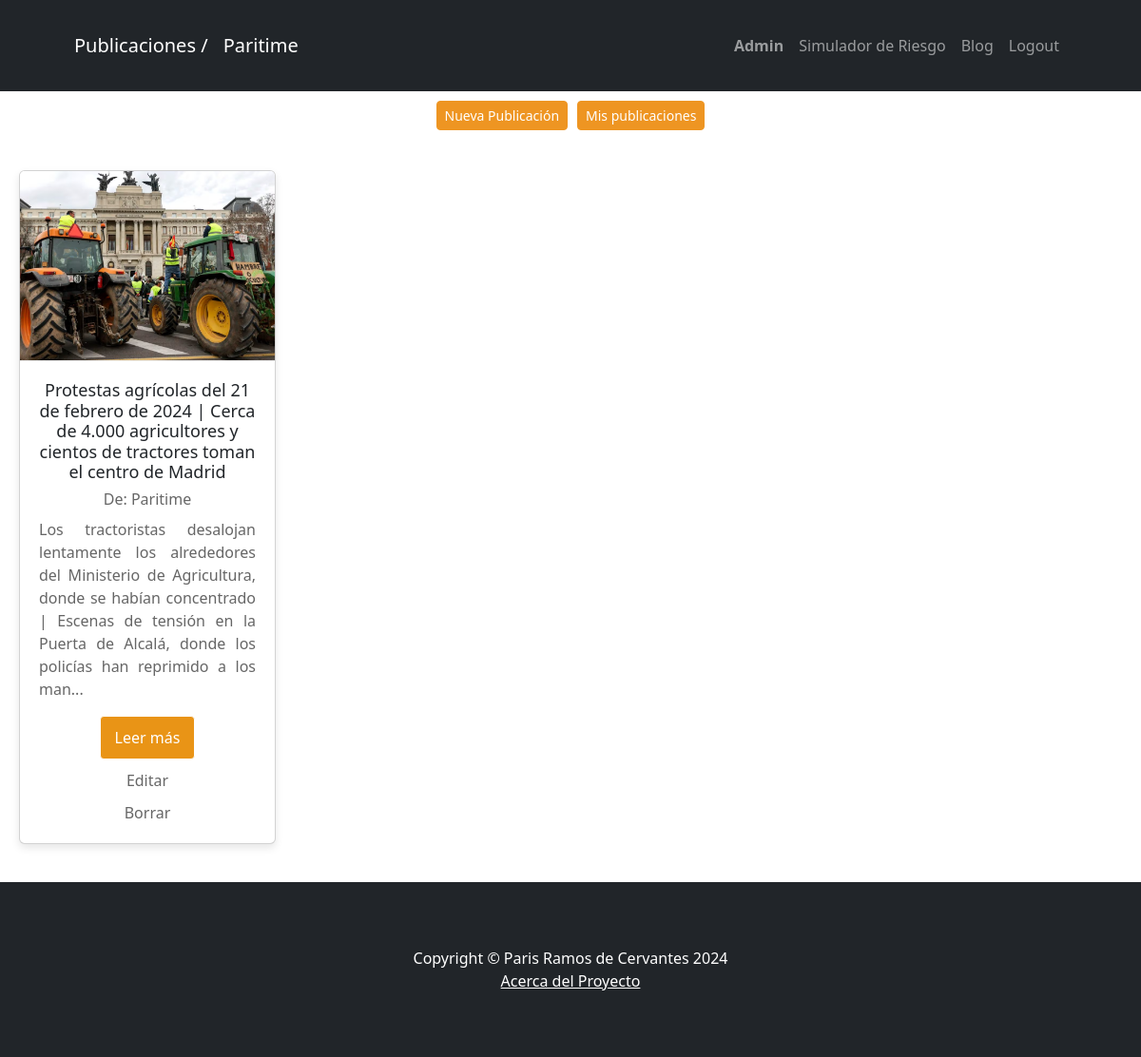
/blog/user/ (signed in), run on the app's committed database.
### App_BlogAgri/models.py (models this page shows, shortened)
class Post(models.Model):
    titulo = models.CharField(max_length=250)
    slug = models.SlugField(
        max_length=250, unique_for_date='publicacion_post', verbose_name='URL amigable')
    autor = models.ForeignKey(
        User, on_delete=models.CASCADE, related_name='blog_posts')
    contenido = models.TextField()
    publicacion_post = models.DateTimeField(default=timezone.now)
    creacion_post = models.DateTimeField(auto_now_add=True)
    actualizacion_post = models.DateTimeField(auto_now=True)
    status_post = models.IntegerField(
        choices=STATUS_CHOICES, verbose_name='Privacidad')
    tema_post = models.CharField(
        max_length=50, choices=TEMAS_AGRICULTURA, default='General', verbose_name='Tema')
    imagen = models.ImageField(upload_to='post_images', blank=True, null=True)
    class Meta:
        ordering = ('-publicacion_post',)

### App_BlogAgri/views.py (the view)
# urls.py: path('blog/user/', posts_user, name='posts_user'),
@login_required(login_url='login')
def posts_user(request):
    Titulo = f'Publicaciones'
    user = request.user
    publicaciones = Post.objects.filter(autor=user)
    return render(request, 'blog.html', {'posts': publicaciones, 'mensaje': Titulo})

### App_BlogAgri/templates/blog.html (shortened to what this page needs)
{% extends 'base.html' %}.
{% block content1 %}
{% if user.is_authenticated %}
<a class="navbar-brand" href="/inicio">
    {{mensaje}} /
</a>
<a class="navbar-brand" href="/perfil">
{{user}}
</a>
{% else %}
<a class="navbar-brand" href="/inicio">
    {{mensaje}}
</a>`
{% endif %}
{% endblock %}
{% load static %}
{% block content2 %}
<div>
    <div class="button-container">
        <a class="btn btn-primary btn-sm" href="/create_post">Nueva Publicación</a>
        <a class="btn btn-primary btn-sm" href="/blog/user/">Mis publicaciones</a>
    </div>
</div>
{% if posts %}
<div class="card-container">
    {% for post in posts %}
    <div class="card">
        <div class="card-thumbnail">
            {% if post.imagen %}
                <img src="{{ post.imagen.url }}" alt="Imagen del post">
            {% else %}
                <img src="{% static 'assets\stock_marketlike.jpg' %}" alt="Imagen genérica">
            {% endif %}
        </div>
        <div class="card-content">
            <h2>{{ post.titulo }}</h2>
            <h4>De: {{ post.autor }}</h4>
            <p>{{ post.contenido|slice:":200" }}...</p>
            <a href='{% url "post" post.slug %}' class="btn-read-more">Leer más</a>
            {% if user == post.autor %}
                <a href='{% url "edit_post" post.id %}' class="btn-edit">Editar</a>
                <a href='{% url "confirm_delete" post.id %}' class="btn-delete">Borrar</a>
            {% endif %}
        </div>
    </div>
    {% endfor %}
</div>
{% else %}
<div id="post-contenedor" class="blog-post">
    <h2>Sin publicaciones</h2>
</div>
{% endif %}
{% endblock %}

### data on the page
Post: imagen (picture), titulo "Protestas agrícolas del 21 de febrero de 2024 | Cerca de 4.000 agricultores y cientos de tractores toman el centro de Madrid", autor "Paritime", contenido "Los tractoristas desalojan lentamente los alrededores del Ministerio de Agricultura, donde se habían concentrado | Escenas de tensión en la Puerta de Alcalá, donde los policías han reprimido a los man", shows "Editar"

### other printed values
{{ mensaje }} "Publicaciones"
{{ user }} "Paritime"
